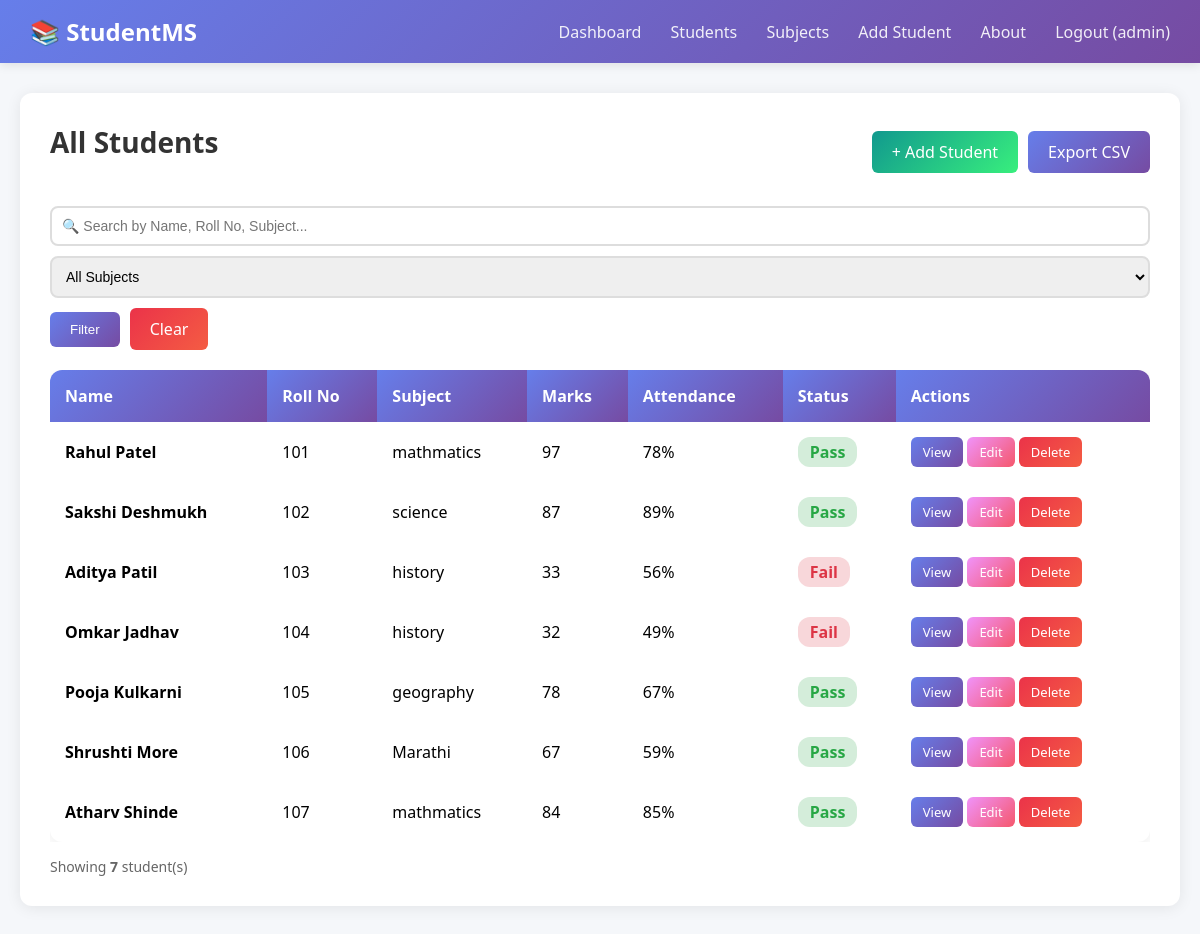
/records (signed in), run on the app's committed database.
### tables this page shows
CREATE TABLE student
                    (id INTEGER PRIMARY KEY AUTOINCREMENT,
                     name TEXT,
                     roll_no TEXT UNIQUE,
                     subject_id INTEGER,
                     marks INTEGER,
                     attendance INTEGER,
                     created_by INTEGER,
                     FOREIGN KEY(subject_id) REFERENCES subjects(id),
                     FOREIGN KEY(created_by) REFERENCES users(id));

CREATE TABLE subjects 
                    (id INTEGER PRIMARY KEY AUTOINCREMENT, 
                     subject_name TEXT, 
                     subject_code TEXT UNIQUE, 
                     teacher_name TEXT);

### app.py (the view)
@app.route('/records')
@login_required
def records():
    search = request.args.get('search', '')
    subject_id = request.args.get('subject_id', '')
    status = request.args.get('status', '')
    attendance = request.args.get('attendance', '')
    conn = get_db()
    subjects = conn.execute("SELECT * FROM subjects").fetchall()
    query = """
        SELECT s.*, sub.subject_name
        FROM student s
        JOIN subjects sub ON s.subject_id = sub.id
        WHERE 1=1
    """
    params = []
    if search:
        query += " AND (s.name LIKE? OR s.roll_no LIKE? OR sub.subject_name LIKE?)"
        params.extend([f'%{search}%', f'%{search}%', f'%{search}%'])
    if subject_id:
        query += " AND s.subject_id =?"
        params.append(subject_id)
    if status == 'passed':
        query += " AND s.marks >= 40"
    elif status == 'failed':
        query += " AND s.marks < 40"
    if attendance == 'low':
        query += " AND s.attendance < 75"
    students = conn.execute(query, params).fetchall()
    conn.close()
    filter_title = "All Students"
    if status == 'passed':
        filter_title = "Passed Students"
    elif status == 'failed':
        filter_title = "Failed Students"
    if attendance == 'low':
        filter_title = "Students with Low Attendance"
    return render_template('records.html', students=students, subjects=subjects, search=search, filter_title=filter_title)

### app.py (called while the page is built)
def get_db():
    os.makedirs(os.path.dirname(DB_PATH), exist_ok=True)
    conn = sqlite3.connect(DB_PATH)
    conn.row_factory = sqlite3.Row
    return conn

def login_required(f):
    @wraps(f)
    def decorated(*args, **kwargs):
        if 'user_id' not in session:
            flash('Please login first!', 'danger')
            return redirect(url_for('login'))
        return f(*args, **kwargs)
    return decorated

### templates/records.html (shortened to what this page needs)
{% extends "base.html" %}
{% block content %}
<div class="card">
    <div style="display: flex; justify-content: space-between; align-items: center; margin-bottom: 25px; flex-wrap: wrap; gap: 15px;">
        <h2>{{ filter_title if filter_title else 'All Students' }}</h2>
        <div style="display: flex; gap: 10px;">
            {% if session.role == 'admin' %}
                <a href="/add" class="btn btn-success">+ Add Student</a>
            {% endif %}
            <a href="/export" class="btn btn-primary">Export CSV</a>
        </div>
    </div>
    <form method="GET" action="/records" id="searchForm" style="display: flex; gap: 10px; margin-bottom: 20px; flex-wrap: wrap; align-items: center;">
        <input type="text"
               name="search"
               id="searchInput"
               placeholder="🔍 Search by Name, Roll No, Subject..."
               value="{{ search }}"
               autocomplete="off"
               style="flex: 1; min-width: 250px; padding: 10px; border: 2px solid #ddd; border-radius: 8px;">
        <select name="subject_id" id="subjectSelect" style="min-width: 180px; padding: 10px; border: 2px solid #ddd; border-radius: 8px;">
            <option value="">All Subjects</option>
        </select>
        <button type="submit" class="btn btn-primary" id="filterBtn">Filter</button>
        <a href="/records" class="btn btn-danger">Clear</a>
    </form>
    <div style="overflow-x: auto;">
        <table>
            <thead>
                <tr>
                    <th>Name</th>
                    <th>Roll No</th>
                    <th>Subject</th>
                    <th>Marks</th>
                    <th>Attendance</th>
                    <th>Status</th>
                    <th>Actions</th>
                </tr>
            </thead>
            <tbody id="studentTableBody">
                {% if students %}
                    {% for student in students %}
                    <tr>
                        <td><strong>{{ student.name }}</strong></td>
                        <td>{{ student.roll_no }}</td>
                        <td>{{ student.subject_name }}</td>
                        <td>{{ student.marks }}</td>
                        <td>{{ student.attendance }}%</td>
                        <td>
                            {% if student.marks >= 40 %}
                                <span style="color: #28a745; font-weight: 600; padding: 4px 12px; background: #d4edda; border-radius: 12px;">
                                    Pass
                                </span>
                            {% else %}
                                <span style="color: #dc3545; font-weight: 600; padding: 4px 12px; background: #f8d7da; border-radius: 12px;">
                                    Fail
                                </span>
                            {% endif %}
                        </td>
                        <td style="white-space: nowrap;">
                            <a href="/view/{{ student.id }}" class="btn btn-primary" style="padding: 6px 12px; font-size: 13px;">View</a>
                            {% if session.role == 'admin' %}
                                <a href="/edit/{{ student.id }}" class="btn btn-warning" style="padding: 6px 12px; font-size: 13px;">Edit</a>
                                <a href="/delete/{{ student.id }}" class="btn btn-danger" style="padding: 6px 12px; font-size: 13px;"
                                   onclick="return confirm('Are you sure you want to delete {{ student.name }}?')">Delete</a>
                            {% endif %}
                        </td>
                    </tr>
                    {% endfor %}
                {% endif %}
            </tbody>
        </table>
    </div>
    {% if students %}
    <div style="margin-top: 15px; color: #666; font-size: 14px;">
        Showing <strong id="studentCount">{{ students|length }}</strong> student(s)
    </div>
    {% endif %}
</div>
{% endblock %}

### templates/base.html (shortened to what this page needs)
<!DOCTYPE html>
<html lang="en">
<head>
</head>
<body>
    <nav class="navbar">
        <h1>📚 StudentMS</h1>
        <div>
            {% if 'user_id' in session %}
                <a href="/home">Dashboard</a>
                <a href="/records">Students</a>
                <a href="/subjects">Subjects</a>
                {% if session.role == 'admin' %}
                    <a href="/add">Add Student</a>
                {% endif %}
                <a href="/about">About</a>
                <a href="/logout">Logout ({{ session['username'] }})</a>
            {% endif %}
        </div>
    </nav>
    <div class="container">
        {% block content %}{% endblock %}
    </div>
</body>
</html>

### templates/base.html (style rules this page uses)
* { margin: 0; padding: 0; box-sizing: border-box; }
body { font-family: 'Segoe UI', Tahoma, Geneva, Verdana, sans-serif; background: #f5f7fa; min-height: 100vh; }
.navbar { background: linear-gradient(135deg, #667eea 0%, #764ba2 100%); padding: 15px 30px; box-shadow: 0 2px 10px rgba(0,0,0,0.1); display: flex; justify-content: space-between; align-items: center; }
.navbar h1 { color: white; font-size: 24px; }
.navbar a { color: white; text-decoration: none; margin-left: 25px; font-weight: 500; transition: all 0.3s; opacity: 0.9; }
.container { max-width: 1200px; margin: 30px auto; padding: 0 20px; }
.card { background: white; padding: 30px; border-radius: 12px; box-shadow: 0 2px 15px rgba(0,0,0,0.08); margin-bottom: 25px; }
.btn { padding: 10px 20px; border: none; border-radius: 6px; cursor: pointer; text-decoration: none; display: inline-block; font-weight: 500; transition: all 0.3s; }
.btn-primary { background: linear-gradient(135deg, #667eea 0%, #764ba2 100%); color: white; }
.btn-success { background: linear-gradient(135deg, #11998e 0%, #38ef7d 100%); color: white; }
.btn-danger { background: linear-gradient(135deg, #eb3349 0%, #f45c43 100%); color: white; }
.btn-warning { background: linear-gradient(135deg, #f093fb 0%, #f5576c 100%); color: white; }
table { width: 100%; border-collapse: separate; border-spacing: 0; background: white; border-radius: 12px; overflow: hidden; box-shadow: 0 2px 15px rgba(0,0,0,0.08); }
table thead th { background: linear-gradient(135deg, #667eea 0%, #764ba2 100%); color: white; padding: 15px; text-align: left; font-weight: 600; }
table tbody tr { border-bottom: 1px solid #f0f0f0; transition: all 0.2s; }
table td { padding: 15px; }
input, select { width: 100%; padding: 10px 12px; border: 1px solid #ddd; border-radius: 6px; font-size: 14px; transition: all 0.3s; }
h2 { color: #333; margin-bottom: 20px; font-size: 28px; }

### data on the page
student: name "Rahul Patel", roll_no "101", subject_name "mathmatics", marks "97", attendance "78", shows "Pass"
student: name "Sakshi Deshmukh", roll_no "102", subject_name "science", marks "87", attendance "89", shows "Pass"
student: name "Aditya Patil", roll_no "103", subject_name "history", marks "33", attendance "56", shows "Fail"
student: name "Omkar Jadhav", roll_no "104", subject_name "history", marks "32", attendance "49", shows "Fail"
student: name "Pooja Kulkarni", roll_no "105", subject_name "geography", marks "78", attendance "67", shows "Pass"
student: name "Shrushti More", roll_no "106", subject_name "Marathi", marks "67", attendance "59", shows "Pass"
student: name "Atharv Shinde", roll_no "107", subject_name "mathmatics", marks "84", attendance "85", shows "Pass"

### other printed values
{{ session['username'] }} "admin"
{{ filter_title if filter_title else 'All Students' }} "All Students"
{{ students|length }} "7"
